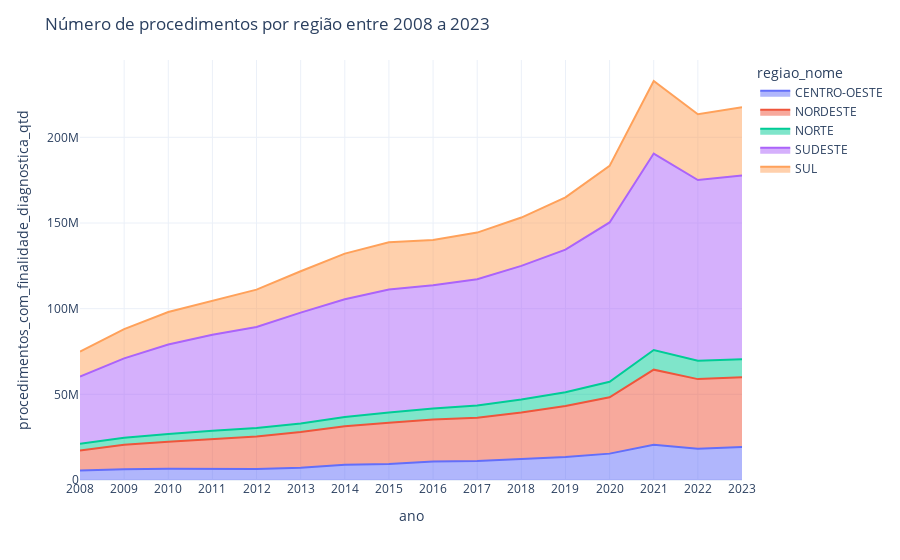

Notebook code cell kept with this figure:
### Code cell
fig2 = px.area(df_variable_regiao,
              x=df_variable_regiao.index,
              y=df_variable_regiao.procedimentos_com_finalidade_diagnostica_qtd,
              color='regiao_nome')

# fig.add_vrect(x0=2022, x1=2023, col=1, annotation_text="Aumento", annotation_position="top left",
#               fillcolor="green", opacity=0.15, line_width=0)
# 
# fig.add_vrect(x0=2019, x1=2022, col=1, annotation_text="pandemia", annotation_position="top left",
#               fillcolor="black", opacity=0.15, line_width=0)


# fig.update_yaxes(title_text='<b>Quantidade')
# fig.update_xaxes(title_text='<b>Ano')
fig2.update_layout(template='plotly_white', title='Número de procedimentos por região entre 2008 a 2023', xaxis = dict(
        tickmode = 'linear',
        tick0 = 2008,
        dtick = 1
    ))
fig2.show()

### Figure 1 — Plotly figure (JSON) as saved in the notebook; plotly's stock layout.template omitted (floating-point values rounded to 4 significant figures)
{"data": [{"fillpattern": {"shape": ""}, "hovertemplate": "regiao_nome=CENTRO-OESTE<br>ano=%{x}<br>procedimentos_com_finalidade_diagnostica_qtd=%{y}<extra></extra>", "legendgroup": "CENTRO-OESTE", "line": {"color": "#636efa"}, "marker": {"symbol": "circle"}, "mode": "lines", "name": "CENTRO-OESTE", "orientation": "v", "showlegend": true, "stackgroup": "1", "x": [2008, 2009, 2010, 2011, 2012, 2013, 2014, 2015, 2016, 2017, 2018, 2019, 2020, 2021, 2022, 2023], "xaxis": "x", "y": [5496733, 6327868, 6584016, 6611571, 6465390, 7209758, 8881931, 9319926, 10864821, 11041879, 12285913, 13477153, 15393224, 20579099, 18228491, 19220796], "yaxis": "y", "type": "scatter"}, {"fillpattern": {"shape": ""}, "hovertemplate": "regiao_nome=NORDESTE<br>ano=%{x}<br>procedimentos_com_finalidade_diagnostica_qtd=%{y}<extra></extra>", "legendgroup": "NORDESTE", "line": {"color": "#EF553B"}, "marker": {"symbol": "circle"}, "mode": "lines", "name": "NORDESTE", "orientation": "v", "showlegend": true, "stackgroup": "1", "x": [2008, 2009, 2010, 2011, 2012, 2013, 2014, 2015, 2016, 2017, 2018, 2019, 2020, 2021, 2022, 2023], "xaxis": "x", "y": [11771365, 14235809, 15798180, 17314058, 18950864, 20753193, 22525617, 24086193, 24430991, 25306822, 27090160, 29690613, 32893581, 43817278, 40652534, 40689214], "yaxis": "y", "type": "scatter"}, {"fillpattern": {"shape": ""}, "hovertemplate": "regiao_nome=NORTE<br>ano=%{x}<br>procedimentos_com_finalidade_diagnostica_qtd=%{y}<extra></extra>", "legendgroup": "NORTE", "line": {"color": "#00cc96"}, "marker": {"symbol": "circle"}, "mode": "lines", "name": "NORTE", "orientation": "v", "showlegend": true, "stackgroup": "1", "x": [2008, 2009, 2010, 2011, 2012, 2013, 2014, 2015, 2016, 2017, 2018, 2019, 2020, 2021, 2022, 2023], "xaxis": "x", "y": [3862408, 4146536, 4438847, 4870831, 4886391, 5077097, 5385738, 6056161, 6373591, 7204653, 7559178, 8065537, 9078507, 11456273, 10772519, 10629515], "yaxis": "y", "type": "scatter"}, {"fillpattern": {"shape": ""}, "hovertemplate": "regiao_nome=SUDESTE<br>ano=%{x}<br>procedimentos_com_finalidade_diagnostica_qtd=%{y}<extra></extra>", "legendgroup": "SUDESTE", "line": {"color": "#ab63fa"}, "marker": {"symbol": "circle"}, "mode": "lines", "name": "SUDESTE", "orientation": "v", "showlegend": true, "stackgroup": "1", "x": [2008, 2009, 2010, 2011, 2012, 2013, 2014, 2015, 2016, 2017, 2018, 2019, 2020, 2021, 2022, 2023], "xaxis": "x", "y": [39301647, 46308746, 52228682, 55924499, 59023717, 64661116, 68749743, 71740602, 71939244, 73671467, 78061700, 83178766, 92950369, 114677409, 105388487, 107208284], "yaxis": "y", "type": "scatter"}, {"fillpattern": {"shape": ""}, "hovertemplate": "regiao_nome=SUL<br>ano=%{x}<br>procedimentos_com_finalidade_diagnostica_qtd=%{y}<extra></extra>", "legendgroup": "SUL", "line": {"color": "#FFA15A"}, "marker": {"symbol": "circle"}, "mode": "lines", "name": "SUL", "orientation": "v", "showlegend": true, "stackgroup": "1", "x": [2008, 2009, 2010, 2011, 2012, 2013, 2014, 2015, 2016, 2017, 2018, 2019, 2020, 2021, 2022, 2023], "xaxis": "x", "y": [14515305, 17051522, 19001875, 19825151, 21786534, 24160161, 26593571, 27499555, 26515880, 27177994, 28188557, 30563380, 33026300, 42348787, 38388209, 39760310], "yaxis": "y", "type": "scatter"}], "layout": {"xaxis": {"anchor": "y", "domain": [0.0, 1.0], "title": {"text": "ano"}, "tickmode": "linear", "tick0": 2008, "dtick": 1}, "yaxis": {"anchor": "x", "domain": [0.0, 1.0], "title": {"text": "procedimentos_com_finalidade_diagnostica_qtd"}}, "legend": {"title": {"text": "regiao_nome"}, "tracegroupgap": 0}, "margin": {"t": 60}, "title": {"text": "Número de procedimentos por região entre 2008 a 2023"}}}
